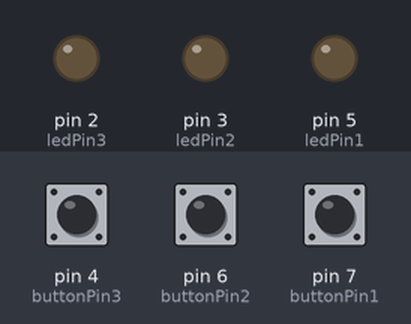
This sketch was run on a simulated Arduino Uno, built with avr-gcc and run on an emulated ATmega328P. Shown: output pins drawn as LEDs (lit = HIGH). Inputs (shaded band) come from the test bench; at power-on: pin 4 (buttonPin3) HIGH, pin 6 (buttonPin2) HIGH, pin 7 (buttonPin1) HIGH.

Above: at 1.2 s.
1.3 s: pin 4 (buttonPin3) pulled LOW for 0.15 s
At 1.37 s:
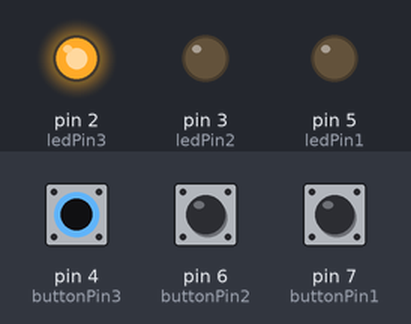
2.9 s: pin 6 (buttonPin2) pulled LOW for 0.15 s
At 2.97 s:
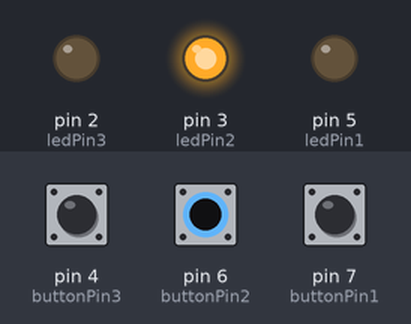
4.5 s: pin 7 (buttonPin1) pulled LOW for 0.15 s
At 4.57 s:
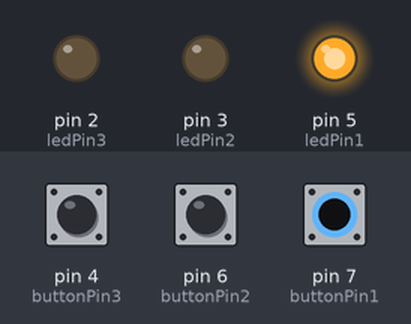
6.1 s: pin 7 (buttonPin1) pulled LOW for 3.2 s
At 10.4 s:
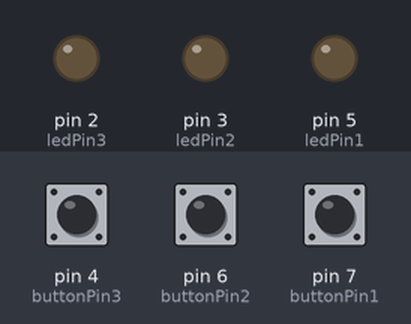
10.8 s: pin 4 (buttonPin3) pulled LOW for 3.2 s
At 11.5 s:
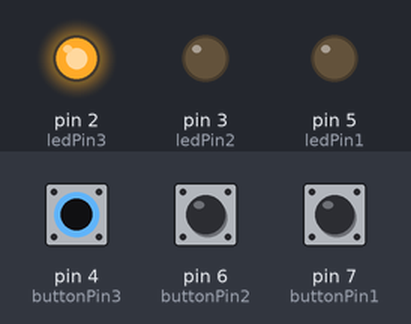
15.5 s: pin 4 (buttonPin3) driven LOW and pin 6 (buttonPin2) driven LOW
At 16.3 s:
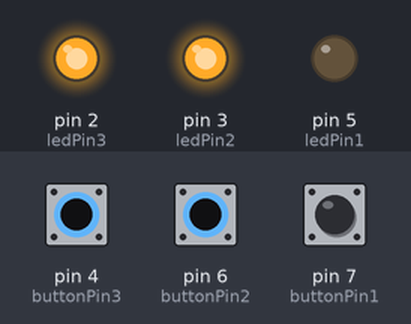
Timing chart, 0 to 18.0 s (numbered marks = the images above; inputs shaded):
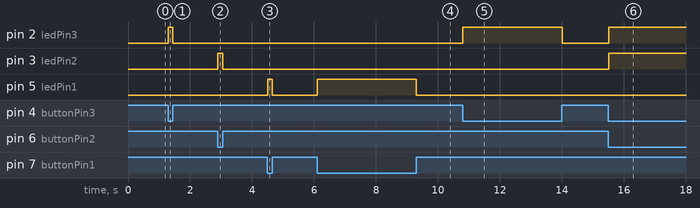

The sketch:

C2E5.ino
```cpp
//Correspondencia 3 botones con 3 leds.

int buttonPin1 = 7;
int buttonPin2 = 6;
int buttonPin3 = 4;
int ledPin1 = 5;
int ledPin2 = 3;
int ledPin3 = 2;

void setup() {
  pinMode(buttonPin1, INPUT_PULLUP);
  pinMode(buttonPin2, INPUT_PULLUP);
  pinMode(buttonPin3, INPUT_PULLUP);

  pinMode(ledPin1, OUTPUT);
  pinMode(ledPin2, OUTPUT);
  pinMode(ledPin3, OUTPUT);

  digitalWrite(ledPin1, LOW);
  digitalWrite(ledPin2, LOW);
  digitalWrite(ledPin3, LOW);
}

void loop() {
  int buttonState1 = digitalRead(buttonPin1);
  int buttonState2 = digitalRead(buttonPin2);
  int buttonState3 = digitalRead(buttonPin3);

  if (buttonState1 == LOW) {
    digitalWrite(ledPin1, HIGH);
  } else {
    digitalWrite(ledPin1, LOW);
  }

  if (buttonState2 == LOW) {
    digitalWrite(ledPin2, HIGH);
  } else {
    digitalWrite(ledPin2, LOW);
  }

  if (buttonState3 == LOW) {
    digitalWrite(ledPin3, HIGH);
  } else {
    digitalWrite(ledPin3, LOW);
  }
}
```

Measured:
- after the input at 1.3 s, pin 2 (ledPin3): LOW → HIGH at once, → LOW 0.15 s later
- after the input at 2.9 s, pin 3 (ledPin2): LOW → HIGH at once, → LOW 0.15 s later
- after the input at 4.5 s, pin 5 (ledPin1): LOW → HIGH at once, → LOW 0.15 s later
- after the input at 6.1 s, pin 5 (ledPin1): LOW → HIGH at once, → LOW 3.2 s later
- after the input at 10.8 s, pin 2 (ledPin3): LOW → HIGH at once, → LOW 3.2 s later
- after the input at 15.5 s, pin 2 (ledPin3), pin 3 (ledPin2): LOW → HIGH at once
